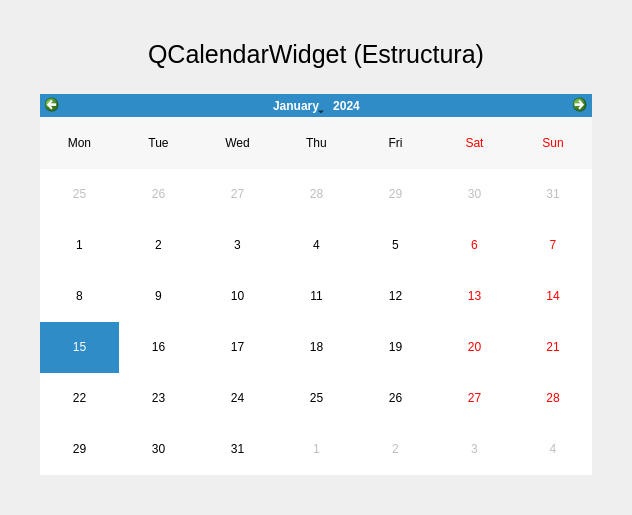
<?xml version="1.0" encoding="UTF-8"?>
<ui version="4.0">
 <class>Calendario</class>
 <widget class="QMainWindow" name="Calendario">
  <property name="geometry">
   <rect>
    <x>0</x>
    <y>0</y>
    <width>632</width>
    <height>515</height>
   </rect>
  </property>
  <property name="windowTitle">
   <string>Estructura QCalendarWidget - ALEX7320</string>
  </property>
  <widget class="QWidget" name="centralwidget">
   <layout class="QGridLayout" name="gridLayout">
    <property name="leftMargin">
     <number>40</number>
    </property>
    <property name="topMargin">
     <number>40</number>
    </property>
    <property name="rightMargin">
     <number>40</number>
    </property>
    <property name="bottomMargin">
     <number>40</number>
    </property>
    <property name="spacing">
     <number>25</number>
    </property>
    <item row="0" column="0">
     <widget class="QLabel" name="label">
      <property name="styleSheet">
       <string notr="true">font-size:25px;</string>
      </property>
      <property name="text">
       <string>QCalendarWidget (Estructura)</string>
      </property>
      <property name="alignment">
       <set>Qt::AlignCenter</set>
      </property>
     </widget>
    </item>
    <item row="1" column="0">
     <widget class="QCalendarWidget" name="calendario">
      <property name="verticalHeaderFormat">
       <enum>QCalendarWidget::NoVerticalHeader</enum>
      </property>
     </widget>
    </item>
   </layout>
  </widget>
 </widget>
 <resources/>
 <connections/>
</ui>
